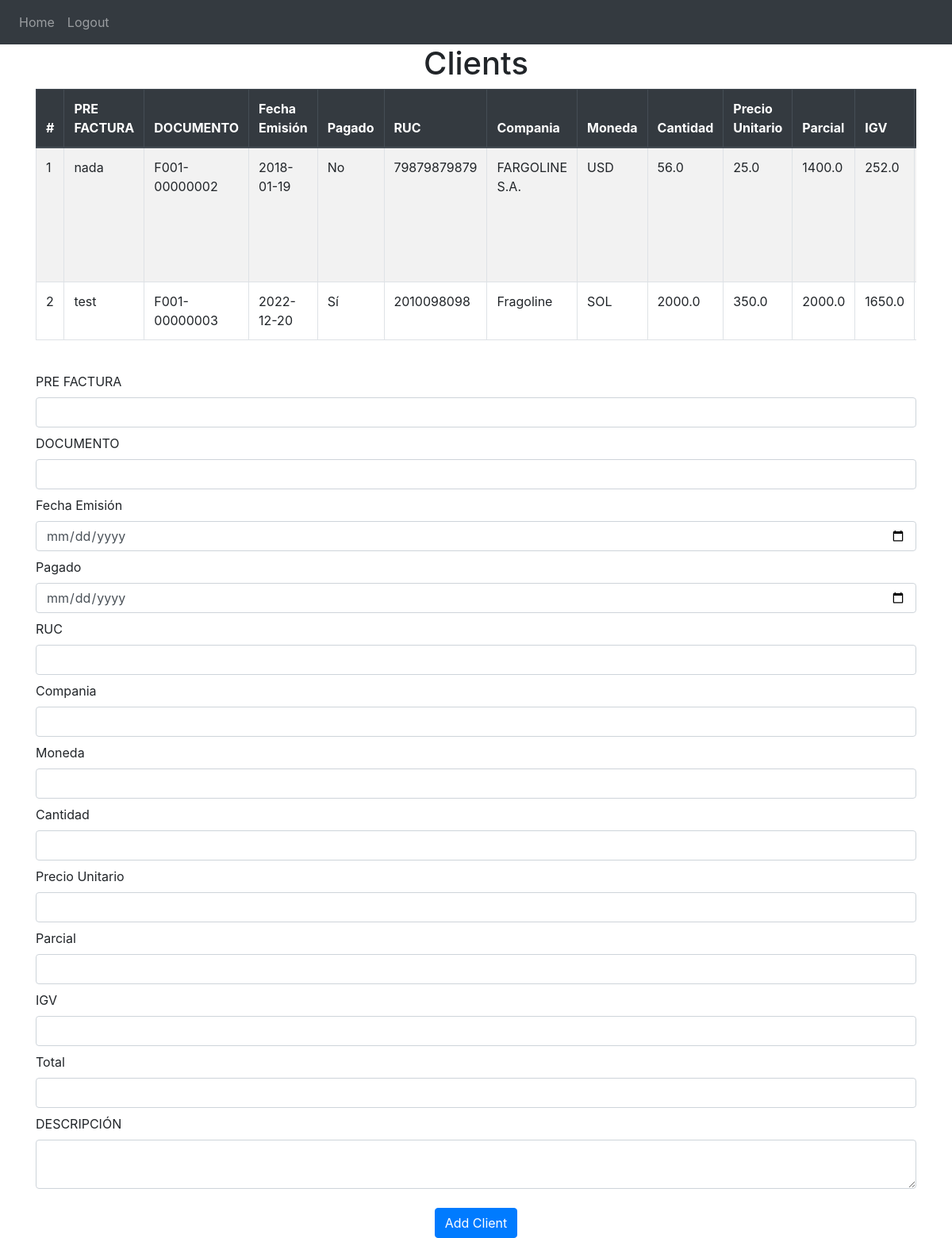
Screenshot of / (signed in) with the database file from the repository.
### website/models.py (models this page shows)
class Client(db.Model):
    id = db.Column(db.Integer, primary_key=True)
    pre_factura = db.Column(db.String(100))  # PRE FACTURA
    documento = db.Column(db.String(100))  # DOCUMENTO
    fecha_emision = db.Column(db.DateTime(timezone=True))  # Fecha Emisión
    pagado = db.Column(db.DateTime, nullable=True)  # Pagado
    ruc = db.Column(db.String(20))  # RUC
    compania = db.Column(db.String(200))  # Compania
    moneda = db.Column(db.String(50))  # Moneda
    cantidad = db.Column(db.Float)  # Cantidad
    precio_unitario = db.Column(db.Float)  # Precio Unitario
    parcial = db.Column(db.Float)  # Parcial
    igv = db.Column(db.Float)  # IGV
    total = db.Column(db.Float)  # Total
    descripcion = db.Column(db.Text)  # DESCRIPCIÓN
    user_id = db.Column(db.Integer, db.ForeignKey('user.id'))  # Foreign key linking to User
    date = db.Column(db.DateTime(timezone=True), default=func.now())  # Record creation date

### website/views.py (the view, shortened to what this page needs)
@views.route('/', methods=['GET', 'POST'])
@login_required
def home():
    return render_template("home.html", user=current_user)

### website/__init__.py (called while the page is built)
def create_app():
    app = Flask(__name__)
    app.config['SECRET_KEY'] = 'holahola'
    app.config['SQLALCHEMY_DATABASE_URI'] = f'sqlite:///{DB_NAME}'
    db.init_app(app)
    from .views import views
    from .auth import auth
    app.register_blueprint(views, url_prefix='/')
    app.register_blueprint(auth, url_prefix='/')
    from . import models
    create_database(app)
    login_manager = LoginManager()
    login_manager.login_view = 'auth.login'
    login_manager.init_app(app)
    @login_manager.user_loader
    def load_user(id):
        return models.User.query.get(int(id))
    return app

### website/templates/home.html (shortened to what this page needs)
{% extends "base.html" %}
{% block content %}
<h1 align="center">Clients</h1>
<div class="table-responsive">
  <table class="table table-bordered table-striped">
    <thead class="thead-dark">
      <tr>
        <th scope="col">#</th>
        <th scope="col">PRE FACTURA</th>
        <th scope="col">DOCUMENTO</th>
        <th scope="col">Fecha Emisión</th>
        <th scope="col">Pagado</th>
        <th scope="col">RUC</th>
        <th scope="col">Compania</th>
        <th scope="col">Moneda</th>
        <th scope="col">Cantidad</th>
        <th scope="col">Precio Unitario</th>
        <th scope="col">Parcial</th>
        <th scope="col">IGV</th>
        <th scope="col">Total</th>
      </tr>
    </thead>
    <tbody>
      {% for client in user.clients %}
      <tr>
        <td>{{ loop.index }}</td>
        <td class="editable" data-id="{{ client.id }}" data-field="pre_factura">{{ client.pre_factura }}</td>
        <td class="editable" data-id="{{ client.id }}" data-field="documento">{{ client.documento }}</td>
        <td class="editable" data-id="{{ client.id }}" data-field="fecha_emision">{{ client.fecha_emision.strftime('%Y-%m-%d') if client.fecha_emision else '' }}</td>
        <td class="editable" data-id="{{ client.id }}" data-field="pagado">{{ 'Sí' if client.pagado else 'No' }}</td>
        <td class="editable" data-id="{{ client.id }}" data-field="ruc">{{ client.ruc }}</td>
        <td class="editable" data-id="{{ client.id }}" data-field="compania">{{ client.compania }}</td>
        <td class="editable" data-id="{{ client.id }}" data-field="moneda">{{ client.moneda }}</td>
        <td class="editable" data-id="{{ client.id }}" data-field="cantidad">{{ client.cantidad }}</td>
        <td class="editable" data-id="{{ client.id }}" data-field="precio_unitario">{{ client.precio_unitario }}</td>
        <td class="editable" data-id="{{ client.id }}" data-field="parcial">{{ client.parcial }}</td>
        <td class="editable" data-id="{{ client.id }}" data-field="igv">{{ client.igv }}</td>
        <td class="editable" data-id="{{ client.id }}" data-field="total">{{ client.total }}</td>
      </tr>
      {% endfor %}
    </tbody>
  </table>
</div>
<form method="POST" class="mt-4">
  <div class="form-group">
    <label for="pre_factura">PRE FACTURA</label>
    <input type="text" name="pre_factura" id="pre_factura" class="form-control" required />
    <label for="documento" class="mt-2">DOCUMENTO</label>
    <input type="text" name="documento" id="documento" class="form-control" required />
    <label for="fecha_emision" class="mt-2">Fecha Emisión</label>
    <input type="date" name="fecha_emision" id="fecha_emision" class="form-control" />
    <label for="pagado" class="mt-2">Pagado</label>
    <input type="date" name="pagado" id="pagado" class="form-control" />
    <label for="ruc" class="mt-2">RUC</label>
    <input type="text" name="ruc" id="ruc" class="form-control" />
    <label for="compania" class="mt-2">Compania</label>
    <input type="text" name="compania" id="compania" class="form-control" />
    <label for="moneda" class="mt-2">Moneda</label>
    <input type="text" name="moneda" id="moneda" class="form-control" />
    <label for="cantidad" class="mt-2">Cantidad</label>
    <input type="number" step="any" name="cantidad" id="cantidad" class="form-control" />
    <label for="precio_unitario" class="mt-2">Precio Unitario</label>
    <input type="number" step="any" name="precio_unitario" id="precio_unitario" class="form-control" />
    <label for="parcial" class="mt-2">Parcial</label>
    <input type="number" step="any" name="parcial" id="parcial" class="form-control" />
    <label for="igv" class="mt-2">IGV</label>
    <input type="number" step="any" name="igv" id="igv" class="form-control" />
    <label for="total" class="mt-2">Total</label>
    <input type="number" step="any" name="total" id="total" class="form-control" />
    <label for="descripcion" class="mt-2">DESCRIPCIÓN</label>
    <textarea name="descripcion" id="descripcion" class="form-control"></textarea>
  </div>
  <div align="center" class="mt-4">
    <button type="submit" class="btn btn-primary">Add Client</button>
  </div>
</form>
{% endblock %}

### website/templates/base.html (shortened to what this page needs)
<!DOCTYPE html>
<html>
  <head>
    <link
      rel="stylesheet"
      href="https://stackpath.bootstrapcdn.com/bootstrap/4.4.1/css/bootstrap.min.css"
    />
    <link
      rel="stylesheet"
      href="https://stackpath.bootstrapcdn.com/font-awesome/4.7.0/css/font-awesome.min.css"
    />
  </head>
  <body>
    <nav class="navbar navbar-expand-lg navbar-dark bg-dark">
      <div class="collapse navbar-collapse" id="navbar">
        <div class="navbar-nav">
          {% if user.is_authenticated %}
          <a class="nav-item nav-link" id="home" href="/">Home</a>
          <a class="nav-item nav-link" id="logout" href="/logout">Logout</a>
          {% else %}
          <a class="nav-item nav-link" id="login" href="/login">Login</a>
          <a class="nav-item nav-link" id="signUp" href="/sign-up">Sign Up</a>
          {% endif %}
        </div>
      </div>
    </nav>
    <div class="container">{% block content %} {% endblock %}</div>
  </body>
</html>

### rows the page displays
Client: pre_factura "nada", documento "F001-00000002", fecha_emision "2018-01-19", pagado "No", ruc "79879879879", compania "FARGOLINE S.A.", moneda "USD", cantidad "56.0", precio_unitario "25.0", parcial "1400.0", igv "252.0"
Client: pre_factura "test", documento "F001-00000003", fecha_emision "2022-12-20", pagado "Sí", ruc "2010098098", compania "Fragoline", moneda "SOL", cantidad "2000.0", precio_unitario "350.0", parcial "2000.0", igv "1650.0"
